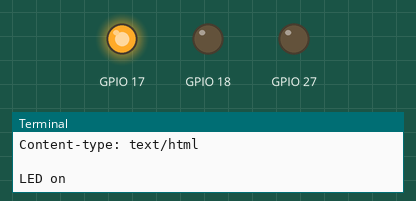
Bench run of a program on a simulated Raspberry Pi (BCM pin numbers). On the bench: output pins drawn as LEDs (lit = HIGH), the last lines printed to the terminal. At 22.5 s the program stops and its outputs stay as they are.

Above: at 0.2 s.
At 0.7 s:
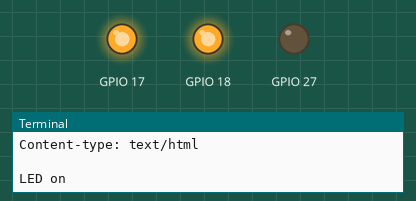
At 2.0 s:
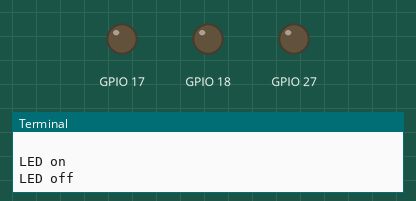
At 8.7 s:
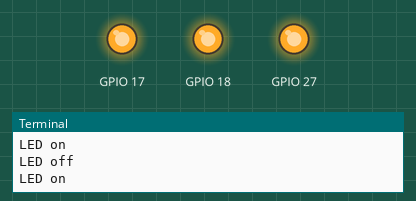
Timing chart, 0 to 9.8 s (numbered marks = the images above):
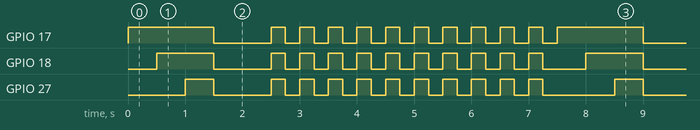

Measured:
- by itself, GPIO 17: moves between LOW and HIGH, repeating every 7.5 s
- by itself, GPIO 18: repeats every 7.5 s: LOW 1.0 s, 9 × (HIGH 0.25 s, LOW 0.25 s), HIGH 0.25 s, LOW 0.75 s, HIGH 1.0 s
- by itself, GPIO 27: repeats every 7.5 s: LOW 1.0 s, 9 × (HIGH 0.25 s, LOW 0.25 s), HIGH 0.25 s, LOW 1.3 s, HIGH 0.50 s

The program:

LED.py
```python
#!/usr/bin/python
print('Content-type: text/html\r\n\r')
import RPi.GPIO as GPIO
import time
GPIO.setmode(GPIO.BCM)
GPIO.setwarnings(False)
GPIO.setup(17, GPIO.OUT)
GPIO.setup(18, GPIO.OUT)
GPIO.setup(27, GPIO.OUT)

x = 3

while (x>0):
	print "LED on"
	GPIO.output(17,GPIO.HIGH)
	time.sleep(0.5)
	GPIO.output(18, GPIO.HIGH)
	time.sleep(0.5)
	GPIO.output(27, GPIO.HIGH)
	time.sleep(0.5)
	print "LED off"
	GPIO.output(17, GPIO.LOW)
	GPIO.output(18, GPIO.LOW)
	GPIO.output(27, GPIO.LOW)
	time.sleep(1)
	i = 0;
	for i in range(0, 10):
		GPIO.output(17, GPIO.HIGH)
		GPIO.output(18, GPIO.HIGH)
		GPIO.output(27, GPIO.HIGH)
		time.sleep(0.25)
		GPIO.output(17, GPIO.LOW)
		GPIO.output(18, GPIO.LOW)
		GPIO.output(27, GPIO.LOW)
		time.sleep(0.25)

	x -= 1
```
